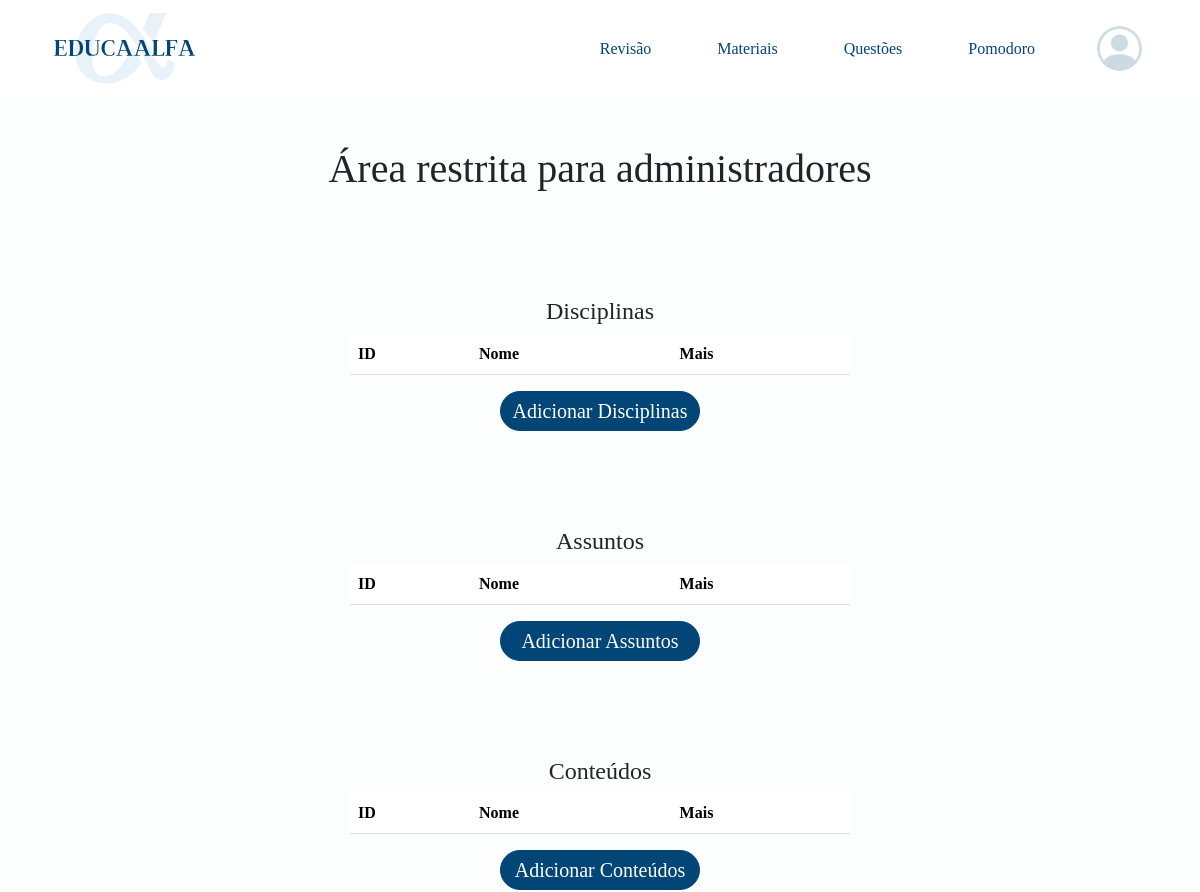
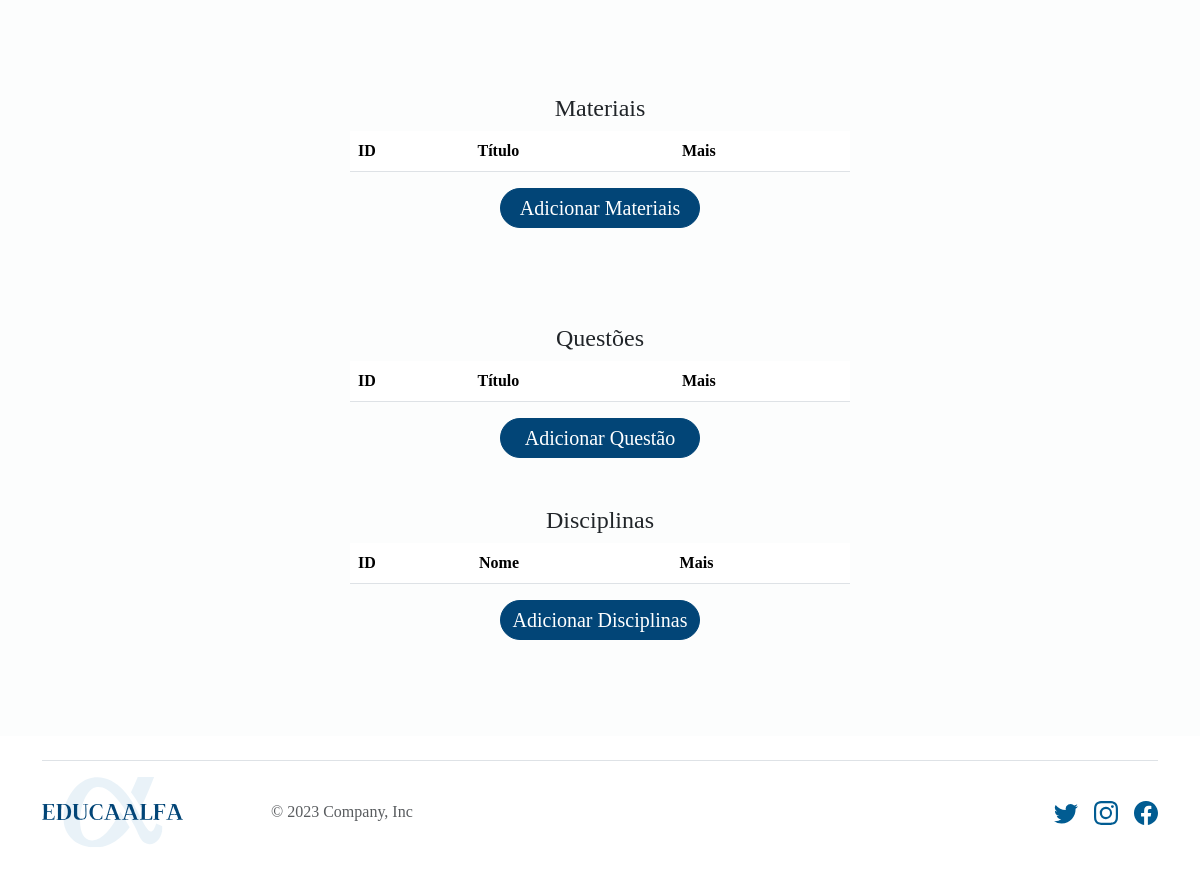
/arearestrita (signed in), run on an earlier commit of the app's database (2 pictures, top to bottom).
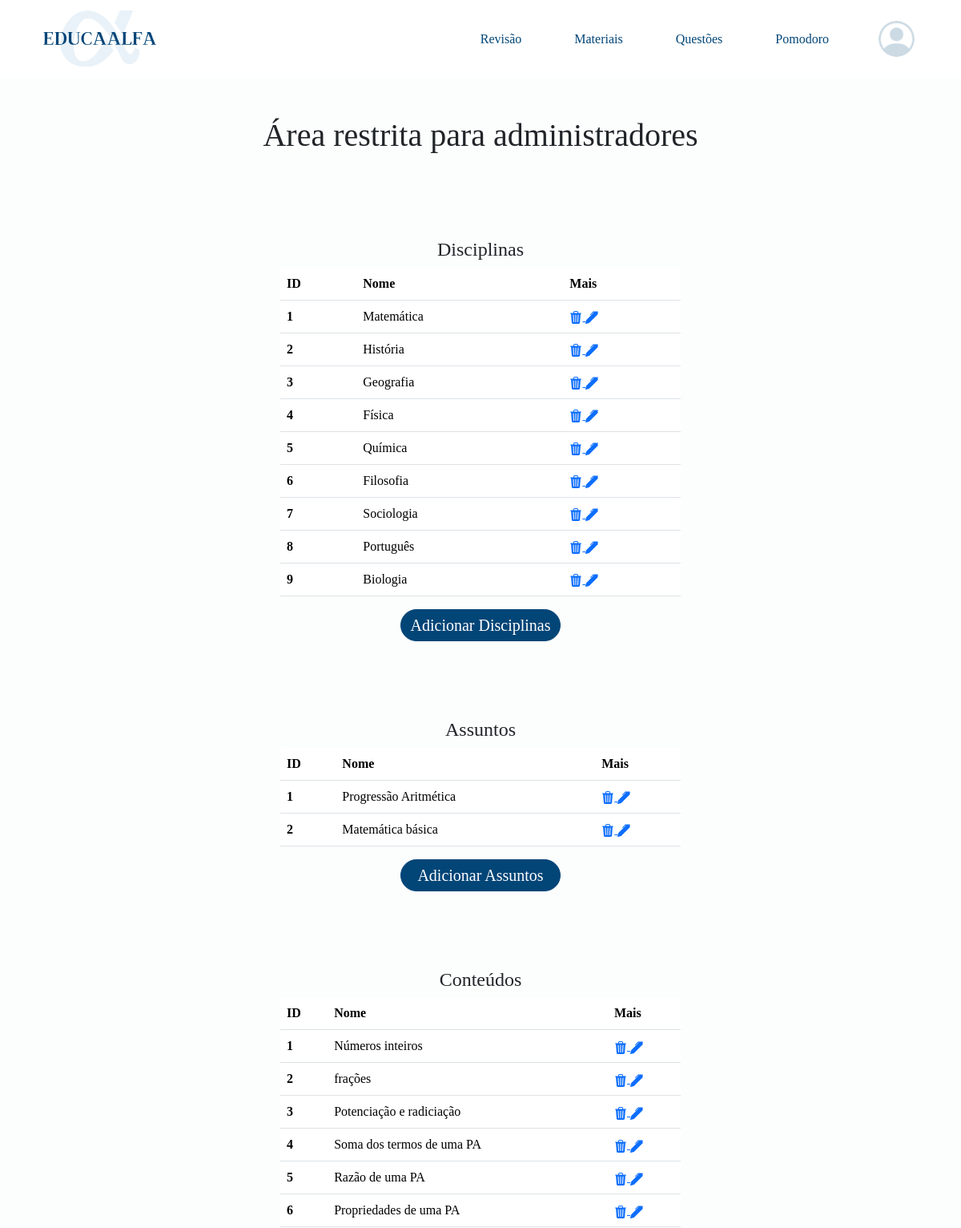
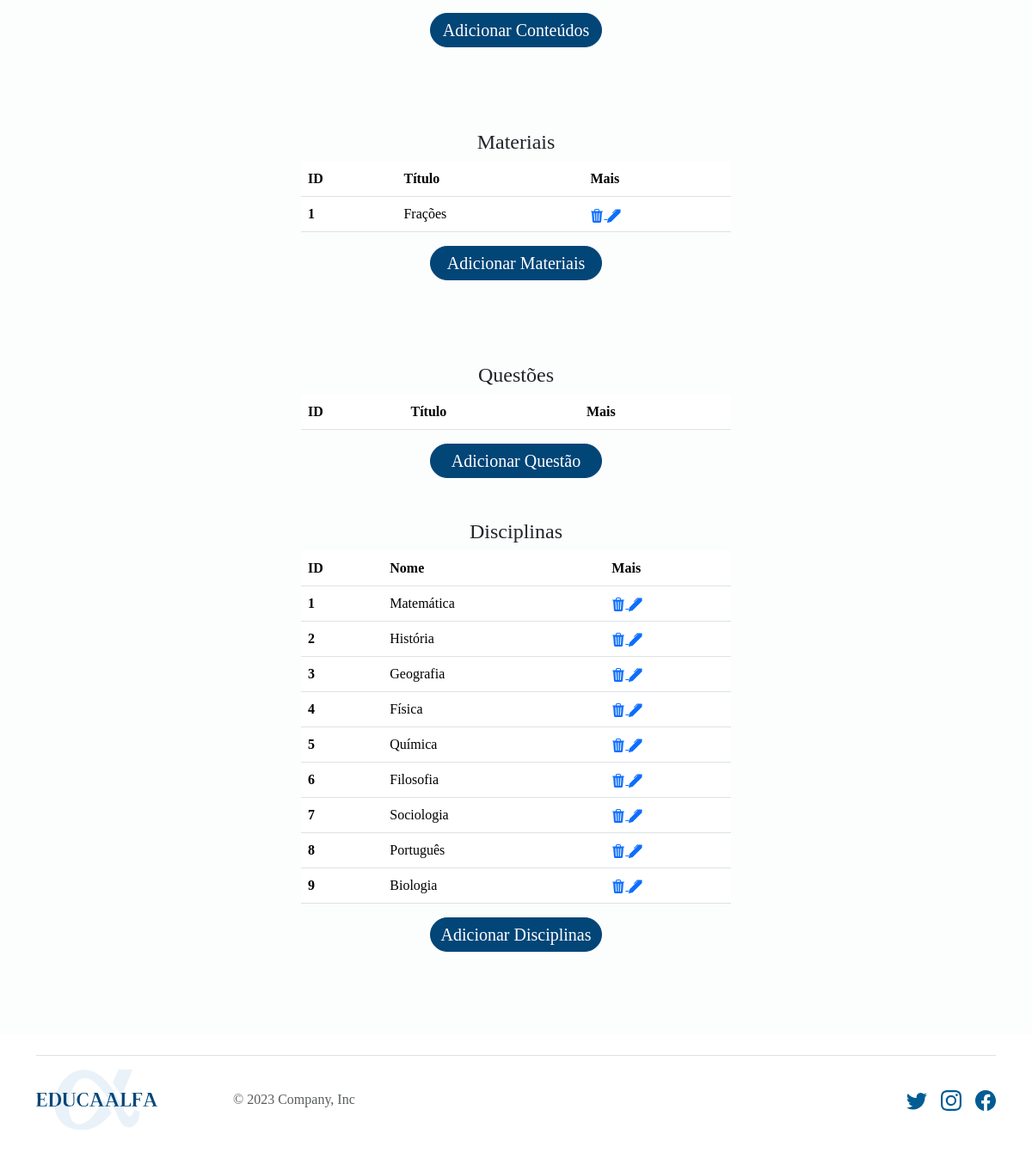
And on a later commit of the database (2 pictures, top to bottom).
### core/models.py (models this page shows)
class Profile(models.Model):
    user = models.OneToOneField(User, on_delete=models.CASCADE)
    email = models.EmailField()
    telefone = models.CharField(max_length=11)
    endereco = models.CharField(max_length=200)
    image = models.ImageField(default='perfil/img/personcircle.png', upload_to='perfil/img')

### materiais/models.py (models this page shows)
class Disciplina(models.Model):
    nome = models.CharField(max_length=100, default="")

class Assunto(models.Model):
    disciplina = models.ForeignKey(Disciplina, on_delete=models.CASCADE)
    nome = models.CharField(max_length=150, default="")

class Conteudo(models.Model):
    disciplina = models.ForeignKey(Disciplina, on_delete=models.CASCADE)
    assunto = models.ForeignKey(Assunto, on_delete=models.CASCADE)
    nome = models.CharField(max_length=250)

class Materiais(models.Model):
    conteudo = models.ForeignKey(Conteudo, on_delete=models.CASCADE)
    titulo = models.CharField(max_length=250)
    link = models.URLField()
    textotitulo = models.CharField(max_length=250)
    texto = models.TextField()
    referencias = models.TextField()

### core/views/home.py (the view)
# urls.py: path('arearestrita',arearestrita, name='arearestrita'),
@user_passes_test(superuser)
def arearestrita(request):
    disciplinas = Disciplina.objects.all()
    assuntos = Assunto.objects.all()
    conteudos = Conteudo.objects.all()
    materiais = Materiais.objects.all()
    context = {
        'disciplinas': disciplinas,
        'assuntos': assuntos,
        'conteudos': conteudos,
        'materiais': materiais,
    }
    return render(request, 'core/pages/arearestrita.html', context)

### core/views/auth.py (called while the page is built)
def superuser(user):
    return user.is_superuser

### core/templates/core/pages/arearestrita.html (shortened to what this page needs)
{% extends 'base.html' %}
{% load static %}
{% block head%}
<link rel="stylesheet" href="{% static 'materiais\css\style.css' %}">
<link rel="stylesheet" href="{% static 'questoes\css\style.css' %}">
{% endblock %}
{% block content %}
<div class="m-auto">
    <h1 class="d-flex justify-content-center p-5">Área restrita para administradores</h1>
    <br><br>
    <div class="m-auto" style="max-width: 500px;">
        <h4 class="d-flex justify-content-center">Disciplinas</h4>
        <table class="table table-hover">
            <thead>
                <tr>
                    <th scope="col">ID</th>
                    <th scope="col">Nome</th>
                    <th scope="col">Mais</th>
                </tr>
            </thead>
            <tbody>
                {% for disciplina in disciplinas %}
                <tr>
                    <th scope="row">{{ disciplina.id }}</th>
                    <td>{{ disciplina.nome }}</td>
                    <td>
                        <a href="{% url 'disciplina_remover' id=disciplina.id %}">
                        </a>
                        <a href="{% url 'disciplina_editar' id=disciplina.id %}">
                        </a>
                    </td>
                </tr>
                {% endfor %}
            </tbody>
        </table>
        <div class="bmateriais">
        <a  href="{% url 'disciplina_criar' %}">Adicionar Disciplinas</a>
            </div>
        <br><br> <br><br>
        <h4 class="d-flex justify-content-center">Assuntos</h4>
        <table class="table table-hover">
            <thead>
                <tr>
                    <th scope="col">ID</th>
                    <th scope="col">Nome</th>
                    <th scope="col">Mais</th>
                </tr>
            </thead>
            <tbody>
                {% for assunto in assuntos %}
                <tr>
                    <th scope="row">{{ assunto.id }}</th>
                    <td>{{ assunto.nome }}</td>
                    <td>
                        <a href="{% url 'assunto_remover' id=assunto.id %}">
                        </a>
                        <a href="{% url 'assunto_editar' id=assunto.id %}">
                        </a>
                    </td>
                </tr>
                {% endfor %}
            </tbody>
        </table>
        <div class="bmateriais">
        <a  href="{% url 'assunto_criar' %}">Adicionar Assuntos</a>
            </div>
        <br><br> <br><br>
        <h4 class="d-flex justify-content-center">Conteúdos</h4>
        <table class="table table-hover">
            <thead>
                <tr>
                    <th scope="col">ID</th>
                    <th scope="col">Nome</th>
                    <th scope="col">Mais</th>
                </tr>
            </thead>
            <tbody>
                {% for conteudo in conteudos %}
                <tr>
                    <th scope="row">{{ conteudo.id }}</th>
                    <td>{{ conteudo.nome }}</td>
                    <td>
                        <a href="{% url 'conteudo_remover' id=conteudo.id %}">
                        </a>
                        <a href="{% url 'conteudo_editar' id=conteudo.id %}">
                        </a>
                    </td>
                </tr>
                {% endfor %}
            </tbody>
        </table>
        <div class="bmateriais">
        <a  href="{% url 'conteudo_criar' %}">Adicionar Conteúdos</a>
            </div>
        <br><br> <br><br>
        <h4 class="d-flex justify-content-center">Materiais</h4>
        <table class="table table-hover">
            <thead>
                <tr>
                    <th scope="col">ID</th>
                    <th scope="col">Título</th>
                    <th scope="col">Mais</th>
                </tr>
            </thead>
            <tbody>
                {% for material in materiais %}
                <tr>
                    <th scope="row">{{ material.id }}</th>
                    <td>{{ material.titulo }}</td>
                    <td>
                        <a href="{% url 'materiais_remover' id=material.id %}">
                        </a>
                        <a href="{% url 'materiais_editar' id=material.id %}">
                        </a>
                    </td>
                </tr>
                {% endfor %}
            </tbody>
        </table>
        <div class="bmateriais">
        <a  href="{% url 'materiais_criar' %}">Adicionar Materiais</a>
            </div>
            <br><br> <br><br>
            <h4 class="d-flex justify-content-center">Questões</h4>
            <table class="table table-hover">
                <thead>
                    <tr>
                        <th scope="col">ID</th>
                        <th scope="col">Título</th>
                        <th scope="col">Mais</th>
                    </tr>
                </thead>
            </table>
            <div class="bquestoes">
            <a  href="{% url 'questao_criar' %}">Adicionar Questão</a>
                </div>
                <br><br>
                <div class="m-auto" style="max-width: 500px;">
                    <h4 class="d-flex justify-content-center">Disciplinas</h4>
                    <table class="table table-hover">
                        <thead>
                            <tr>
                                <th scope="col">ID</th>
                                <th scope="col">Nome</th>
                                <th scope="col">Mais</th>
                            </tr>
                        </thead>
                        <tbody>
                            {% for disciplina in disciplinas %}
                            <tr>
                                <th scope="row">{{ disciplina.id }}</th>
                                <td>{{ disciplina.nome }}</td>
                                <td>
                                    <a href="{% url 'disciplina_remover' id=disciplina.id %}">
                                    </a>
                                    <a href="{% url 'disciplina_editar' id=disciplina.id %}">
                                    </a>
                                </td>
                            </tr>
                            {% endfor %}
                        </tbody>
                    </table>
                    <div class="bmateriais">
                    <a  href="{% url 'disciplina_criar' %}">Adicionar Disciplinas</a>
                        </div>
    </div>
</div>
<br><br> <br><br>
{% endblock %}

### templates/base.html (shortened to what this page needs)
{% load static %}
<!DOCTYPE html>
<html lang="pt-br">
<head>
  <link href="https://cdn.jsdelivr.net/npm/bootstrap@5.3.2/dist/css/bootstrap.min.css" rel="stylesheet"
>
  {% block head%} {% endblock %}
  <link rel="stylesheet" href="{% static 'css/style.css' %}">
</head>
<body>
  <header class="container">
    <nav class="navbar navbar-expand-lg">
      <div class="container-fluid">
        <a class="navbar-brand" href="{% url 'index' %}"><img class="logo" src="{% static 'img\LogoOficial.svg'  %}"
            alt=""></a>
        <div class="d-flex justify-content-end align-items-center">
          <div class="  collapse navbar-collapse basenav nav " id="navbarSupportedContent">
            <ul class="navbar-nav navul justify-content-end">
              <li class="nav-item navli">
                <a class="nav-link" href="{% url 'indexrevisao' %}">Revisão</a>
              </li>
              <li class="nav-item navli">
                <a class="nav-link" href="{% url 'index' %}#materiais">Materiais</a>
              </li>
              <li class="nav-item navli">
                <a class="nav-link" href="{% url 'indexquestoes' %}">Questões</a>
              </li>
              <li class="nav-item navli">
                <a class="nav-link" href="{% url 'indexpomodoro' %}">Pomodoro</a>
              </li>
            </ul>
          </div>
          {% if user.is_authenticated %}
          <div class="m-1">
            <a href="{% url 'dashboard' %}">
              <img class="imguser" src="{{ user.profile.image.url }}" alt="Foto do Usuário">
            </a>
          </div>
          {% else %}
          <div class="entrar m-1">
            <a href="{% url 'dashboard' %}">Entrar</a>
          </div>
          {% endif %}
        </div>
      </div>
    </nav>
  </header>
  <main>
    <div class=" container">
      {% block content %}
      {% endblock %}
    </div>
  </main>
  <div class="container">
    <footer class="d-flex flex-wrap justify-content-between align-items-center py-3 my-4 border-top">
      <div class="col-md-4 d-flex align-items-center">
        <img class="logo-footer" src="{% static 'img\LogoOficial.svg'  %}" alt="">
        <a href="/" class="mb-3 me-2 mb-md-0 text-muted text-decoration-none lh-1">
          <svg class="bi" width="30" height="24">
            <use xlink:href="#bootstrap"></use>
          </svg>
        </a>
        <span class="text-muted">© 2023 Company, Inc</span>
      </div>
      <ul class="nav col-md-4 justify-content-end list-unstyled d-flex">
        <li class="ms-3"><a class="text-muted" href="#"><svg class="bi" width="24" height="24">
              <use xlink:href="#twitter"></use>
            </svg></a></li>
        <li class="ms-3"><a class="text-muted" href="#"><svg class="bi" width="24" height="24">
              <use xlink:href="#instagram"></use>
            </svg></a></li>
        <li class="ms-3"><a class="text-muted" href="#"><svg class="bi" width="24" height="24">
              <use xlink:href="#facebook"></use>
            </svg></a></li>
      </ul>
    </footer>
  </div>
</body>
</body>
</html>

### materiais/static/materiais/css/style.css (style rules this page uses)
.bmateriais { border: 1px solid #024577; background-color: #024577; width: 200px; height: 40px; border-radius: 40px; display: flex; align-items: center; margin: auto; }
.bmateriais a { text-decoration: none; color: #fff; font-size: 20px; display: flex; justify-content: center; margin: auto; }

### questoes/static/questoes/css/style.css (style rules this page uses)
ul { list-style: none; }
.bquestoes { border: 1px solid #024577; background-color: #024577; width: 200px; height: 40px; border-radius: 40px; display: flex; align-items: center; margin: auto; }
.bquestoes a { text-decoration: none; color: #fff; font-size: 20px; display: flex; justify-content: center; margin: auto; }

### static/css/style.css (style rules this page uses)
:root { --cor-1: #001B48; --cor-2: #024577; --cor-3: #015C92; --cor-4: #2d82B5; --cor-5: #018ABE; --cor-6: #97C4D8; --cor-7: #88CDF6; --cor-8: #B6E6FF; --cor-9: #D6E8EE; --cor-10: #ECEFF1; }
* { font-family: 'Merriweather'; }
main { background-color: #FCFDFD; }
nav { width: 100%; }
.basenav .navli { margin-right: 50px; }
.basenav a { text-decoration: none; color: #024577; }
.logo { max-height: 140px; }
.basenav { display: flex; align-items: center; }
.logo-footer { margin-right: 50px; }
.text-muted { fill: #015C92; }
.imguser { width: 45px !important; height: 45px !important; border-radius: 45px ; }

What changed in the data, as far as the page shows it:
added Disciplina: id "1", nome "Matemática"
added Disciplina: id "2", nome "História"
added Disciplina: id "3", nome "Geografia"
added Disciplina: id "4", nome "Física"
added Disciplina: id "5", nome "Química"
added Disciplina: id "6", nome "Filosofia"
added Disciplina: id "7", nome "Sociologia"
added Disciplina: id "8", nome "Português"
added Disciplina: id "9", nome "Biologia"
added Assunto: id "1", nome "Progressão Aritmética"
added Assunto: id "2", nome "Matemática básica"
added Conteudo: id "1", nome "Números inteiros"
added Conteudo: id "2", nome "frações"
added Conteudo: id "3", nome "Potenciação e radiciação"
added Conteudo: id "4", nome "Soma dos termos de uma PA"
added Conteudo: id "5", nome "Razão de uma PA"
added Conteudo: id "6", nome "Propriedades de uma PA"
added Materiais: id "1", titulo "Frações"
